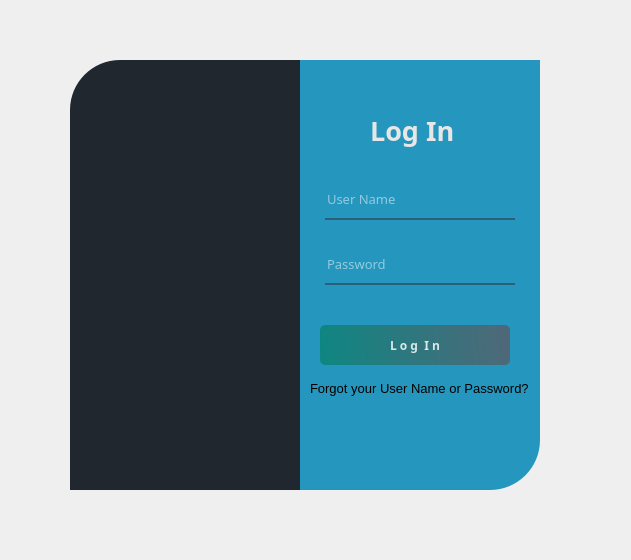
<?xml version="1.0" encoding="UTF-8"?>
<ui version="4.0">
 <class>MainWindow</class>
 <widget class="QMainWindow" name="MainWindow">
  <property name="geometry">
   <rect>
    <x>0</x>
    <y>0</y>
    <width>631</width>
    <height>560</height>
   </rect>
  </property>
  <property name="windowTitle">
   <string>MainWindow</string>
  </property>
  <widget class="QWidget" name="centralwidget">
   <widget class="QWidget" name="widget" native="true">
    <property name="geometry">
     <rect>
      <x>30</x>
      <y>30</y>
      <width>550</width>
      <height>500</height>
     </rect>
    </property>
    <widget class="QLabel" name="label">
     <property name="geometry">
      <rect>
       <x>40</x>
       <y>30</y>
       <width>241</width>
       <height>430</height>
      </rect>
     </property>
     <property name="styleSheet">
      <string notr="true">image: url(:/images/resources/logo_negro.png);
background-color: rgb(32,39,47);
border-top-left-radius: 50px;</string>
     </property>
     <property name="text">
      <string/>
     </property>
    </widget>
    <widget class="QLabel" name="label_2">
     <property name="geometry">
      <rect>
       <x>270</x>
       <y>30</y>
       <width>240</width>
       <height>430</height>
      </rect>
     </property>
     <property name="styleSheet">
      <string notr="true">background-color: rgb(37, 150, 190);
border-bottom-right-radius: 50px;</string>
     </property>
     <property name="text">
      <string/>
     </property>
    </widget>
    <widget class="QLabel" name="label_3">
     <property name="geometry">
      <rect>
       <x>340</x>
       <y>80</y>
       <width>101</width>
       <height>40</height>
      </rect>
     </property>
     <property name="font">
      <font>
       <family>Sans Serif</family>
       <pointsize>20</pointsize>
       <weight>75</weight>
       <bold>true</bold>
      </font>
     </property>
     <property name="styleSheet">
      <string notr="true">color: rgb(231, 231, 231);</string>
     </property>
     <property name="text">
      <string>Log In</string>
     </property>
    </widget>
    <widget class="QLineEdit" name="lineEdit">
     <property name="geometry">
      <rect>
       <x>295</x>
       <y>150</y>
       <width>190</width>
       <height>40</height>
      </rect>
     </property>
     <property name="font">
      <font>
       <family>Sans Serif</family>
       <pointsize>10</pointsize>
       <weight>50</weight>
       <bold>false</bold>
      </font>
     </property>
     <property name="styleSheet">
      <string notr="true">background-color: rgba(0, 0, 0,0);
border: none;
border-bottom:2px solid rgba(46, 82, 101, 200);
color: rgb(255, 255, 255);
padding bottom: 7px;</string>
     </property>
     <property name="placeholderText">
      <string>User Name</string>
     </property>
    </widget>
    <widget class="QLineEdit" name="lineEdit_2">
     <property name="geometry">
      <rect>
       <x>295</x>
       <y>215</y>
       <width>190</width>
       <height>40</height>
      </rect>
     </property>
     <property name="font">
      <font>
       <family>Sans Serif</family>
       <pointsize>10</pointsize>
      </font>
     </property>
     <property name="styleSheet">
      <string notr="true">background-color: rgba(0, 0, 0,0);
border: none;
border-bottom:2px solid rgba(46, 82, 101, 200);
color: rgb(255, 255, 255);
padding bottom: 7px;</string>
     </property>
     <property name="text">
      <string/>
     </property>
     <property name="echoMode">
      <enum>QLineEdit::Password</enum>
     </property>
     <property name="placeholderText">
      <string>Password</string>
     </property>
    </widget>
    <widget class="QPushButton" name="pushButton_Login">
     <property name="geometry">
      <rect>
       <x>290</x>
       <y>295</y>
       <width>190</width>
       <height>40</height>
      </rect>
     </property>
     <property name="font">
      <font>
       <family>Sans Serif</family>
       <weight>75</weight>
       <bold>true</bold>
      </font>
     </property>
     <property name="styleSheet">
      <string notr="true">QPushButton#pushButton_Login{
	background-color: qlineargradient(spread:pad, x1:0, y1:0.505682, x2:1, y2:0.477, stop:0 rgba(11, 131, 120, 219), stop:1 rgba(85, 98, 112, 226));
	color:rgba(255, 255, 255, 210);
	border-radius:5px;
}

QPushButton#pushButton_Login:hover{
	background-color: qlineargradient(spread:pad, x1:0, y1:0.505682, x2:1, y2:0.477, stop:0 rgba(150, 123, 111, 219), stop:1 rgba(85, 81, 84, 226));
}

QPushButton#pushButton_Login:pressed{
	padding-left:5px;
	padding-top:5px;
	background-color:rgba(150, 123, 111, 255);
}</string>
     </property>
     <property name="text">
      <string>L o g  I n</string>
     </property>
    </widget>
    <widget class="QLabel" name="label_4">
     <property name="geometry">
      <rect>
       <x>280</x>
       <y>350</y>
       <width>221</width>
       <height>16</height>
      </rect>
     </property>
     <property name="font">
      <font>
       <pointsize>10</pointsize>
      </font>
     </property>
     <property name="text">
      <string>Forgot your User Name or Password?</string>
     </property>
    </widget>
   </widget>
  </widget>
 </widget>
 <resources>
  <include location="res.qrc"/>
 </resources>
 <connections/>
</ui>
